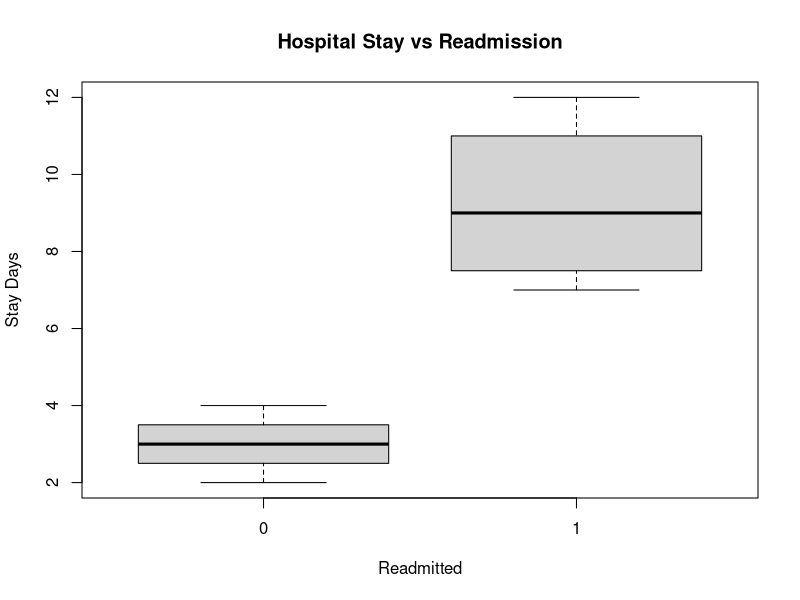

Recreate this plot in R.
healthcare <- data.frame(
  StayDays = c(3, 7, 2, 10, 4, 8, 3, 12),
  Severity = c(2, 4, 1, 5, 2, 4, 1, 5),
  Readmitted = c(0, 1, 0, 1, 0, 1, 0, 1)
)

summary(healthcare)
cor(healthcare)

boxplot(StayDays ~ Readmitted, data = healthcare,
        main = "Hospital Stay vs Readmission",
        xlab = "Readmitted",
        ylab = "Stay Days")


